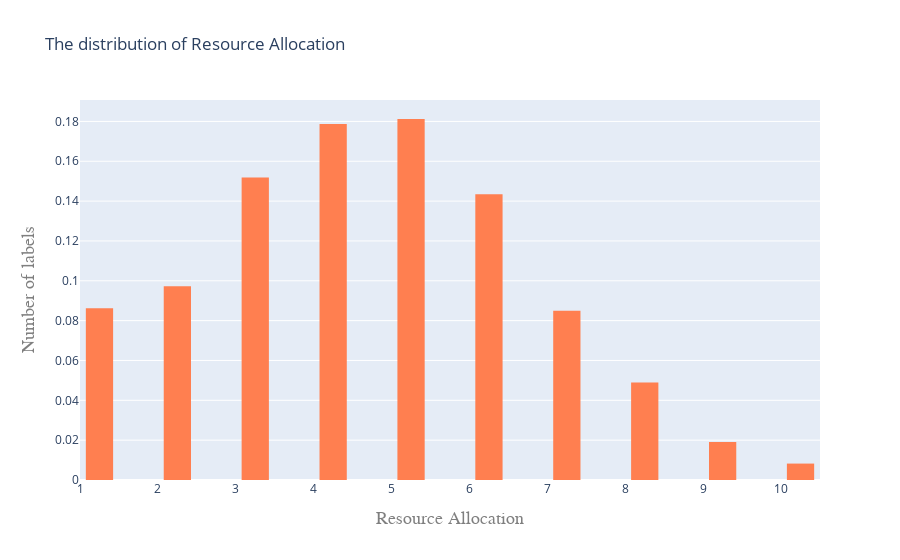

The notebook cell saved with this chart:
### Code cell
plotHist(Data_test,'Resource Allocation')

### Figure 1 — Plotly figure (JSON) as saved in the notebook; plotly's stock layout.template omitted (floating-point values rounded to 4 significant figures; data arrays with more than 128 entries replaced by an {"elided": "..."} marker saying what was removed)
{"data": [{"autobinx": false, "histnorm": "probability", "marker": {"color": "coral"}, "name": "Histogram", "type": "histogram", "x": {"elided": "12250 int values"}, "xbins": {"end": 11, "size": 0.5, "start": 0}}], "layout": {"bargroupgap": 0.3, "title": {"text": "The distribution of Resource Allocation"}, "xaxis": {"title": {"font": {"color": "#7f7f7f", "family": "Courier New, monospace", "size": 18}, "text": "Resource Allocation"}}, "yaxis": {"title": {"font": {"color": "#7f7f7f", "family": "Courier New, monospace", "size": 18}, "text": "Number of labels"}}}}
